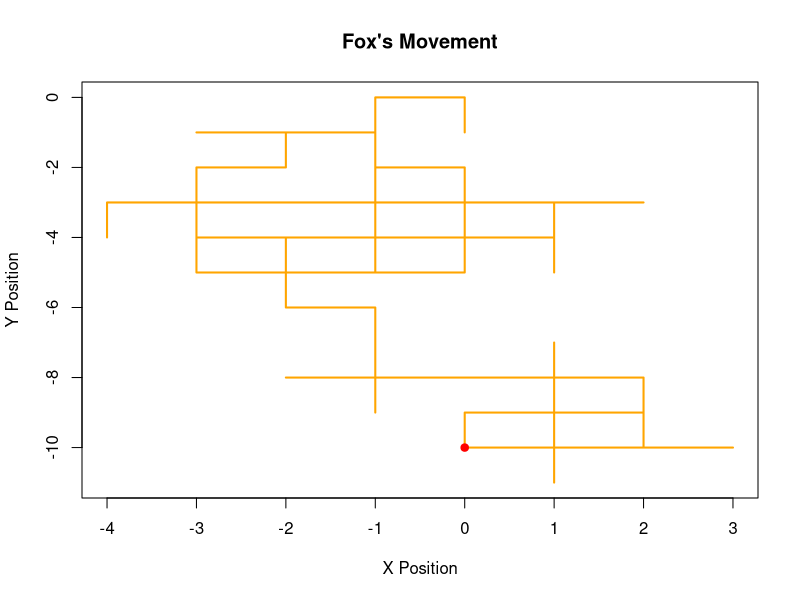

Source code (R):
## ---- chunk 1
steps <- 100
## ---- chunk 2
position <- c(x = 0, y = 0)
## ---- chunk 3
x_positions <- numeric(steps)
y_positions <- numeric(steps)
## ---- chunk 4
directions <- list(
  north = c(0, 1),
  east  = c(1, 0),
  south = c(0, -1),
  west  = c(-1, 0)
)
## ---- chunk 5
move_fox <- function(position, directions) {
  direction <- sample(directions, 1)  # Randomly choose a direction
  position <- position + unlist(direction)
  return(position)
}
## ---- chunk 6
for (i in 1:steps) {
  position <- move_fox(position, directions)
  x_positions[i] <- position[1]
  y_positions[i] <- position[2]
}
## ---- chunk 7
plot(x_positions, y_positions, type = "l", col = "orange", lwd = 2,
     main = "Fox's Movement", xlab = "X Position", ylab = "Y Position")
points(x_positions[steps], y_positions[steps], col = "red", pch = 19)  # Final position
